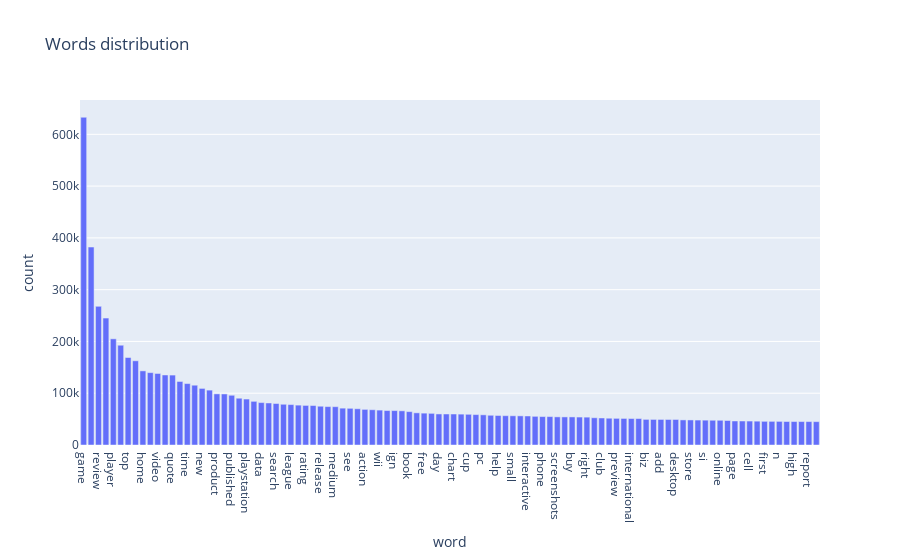

The notebook cell saved with this chart:
### Code cell
import plotly.express as px
fig = px.bar(tokens_count_df[0:100], x='word', y='count',title="Words distribution")
fig.show()

### Figure 1 — Plotly figure (JSON) as saved in the notebook; plotly's stock layout.template omitted (floating-point values rounded to 4 significant figures)
{"data": [{"alignmentgroup": "True", "hovertemplate": "word=%{x}<br>count=%{y}<extra></extra>", "legendgroup": "", "marker": {"color": "#636efa", "pattern": {"shape": ""}}, "name": "", "offsetgroup": "", "orientation": "v", "showlegend": false, "textposition": "auto", "type": "bar", "x": ["game", "xbox", "review", "news", "player", "stock", "top", "net", "home", "cnet", "video", "site", "quote", "market", "time", "world", "new", "cheat", "product", "feature", "published", "tv", "playstation", "price", "data", "city", "search", "get", "league", "team", "rating", "sport", "release", "company", "medium", "privacy", "see", "cbs", "action", "war", "wii", "user", "ign", "view", "book", "policy", "free", "forum", "day", "use", "chart", "information", "cup", "date", "pc", "nintendo", "help", "result", "small", "football", "interactive", "content", "phone", "contact", "screenshots", "update", "buy", "service", "right", "term", "club", "last", "preview", "star", "international", "teamxbox", "biz", "movie", "add", "gamepro", "desktop", "window", "store", "guide", "si", "real", "online", "software", "page", "nasdaq", "cell", "score", "first", "fixture", "n", "may", "high", "p", "report", "year"], "xaxis": "x", "y": [632978, 382324, 267726, 245202, 205058, 192677, 168985, 162638, 143153, 139787, 138126, 135249, 135035, 122682, 118631, 115478, 109285, 106009, 98814, 98598, 96049, 90352, 88771, 84313, 81930, 81163, 80100, 78653, 78053, 76991, 76444, 76201, 74870, 74171, 74002, 71164, 70845, 70007, 68769, 68116, 67411, 66518, 66453, 66001, 64464, 62105, 61530, 61117, 59959, 59881, 59843, 59610, 59298, 58723, 58293, 57409, 56997, 56611, 56416, 56281, 56052, 55371, 54908, 54873, 54320, 54259, 54230, 53961, 53786, 52617, 52197, 51726, 51452, 51294, 51097, 51066, 49467, 49396, 49355, 49299, 49292, 48461, 48379, 48161, 47985, 47797, 47744, 47288, 46388, 46350, 46235, 46030, 45720, 45647, 45600, 45377, 45304, 45272, 45254, 45122], "yaxis": "y"}], "layout": {"barmode": "relative", "legend": {"tracegroupgap": 0}, "title": {"text": "Words distribution"}, "xaxis": {"anchor": "y", "domain": [0, 1], "title": {"text": "word"}}, "yaxis": {"anchor": "x", "domain": [0, 1], "title": {"text": "count"}}}}
